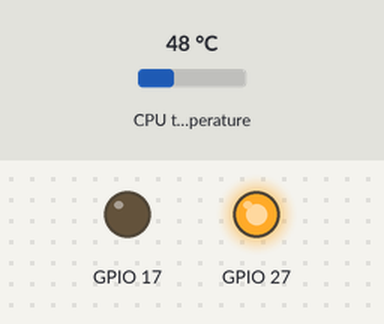
A program run on a simulated Raspberry Pi (BCM pin numbers). Parts: output pins drawn as LEDs (lit = HIGH). The test bench sets the inputs (shaded band); at power-on: CPU temperature 48 °C. The full-screen text the program places in the terminal is not drawn.

Above: at 1.2 s.
1.3 s: CPU temperature set to 64 °C
3.2 s: CPU temperature set to 67 °C
At 4.9 s:
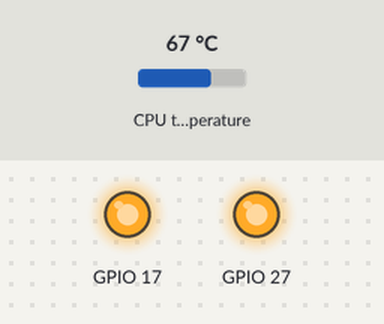
5.5 s: CPU temperature set to 56 °C
7.3 s: CPU temperature set to 53 °C
At 9.0 s:
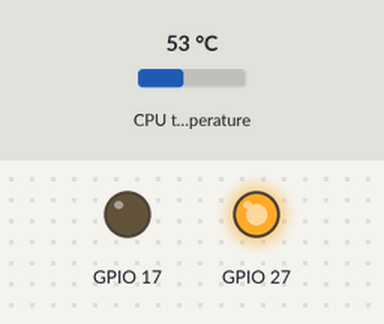
9.6 s: CPU temperature set to 71 °C
At 11.6 s:
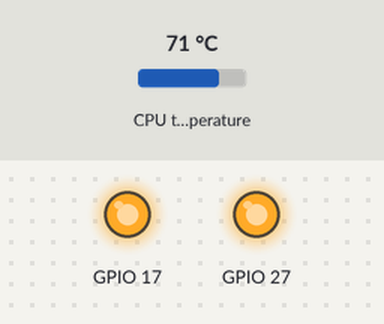
Timing chart, 0 to 12.6 s (numbered marks = the images above; inputs shaded):
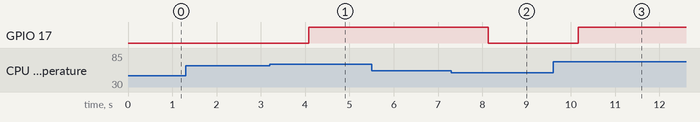

The program:

fan_control.py
```python
def fan_control():
    import subprocess
    import time
    import RPi.GPIO as GPIO
    import json
    import curses

    def update_line(stdscr, text):
        stdscr.addstr(0, 0, text)
        stdscr.refresh()

    stdscr = curses.initscr()
    curses.noecho()  # Disable echoing of input characters
    curses.cbreak()
    with open('config.json') as json_data_file:
        data = json.load(json_data_file)
        on_temp = data['fanControl']['onTemp'] # default 65
        off_temp = data['fanControl']['offTemp'] # default 55
        gpio = data['fanControl']['gpio'] # default 17
        enable = data['fanControl']['enable']
    GPIO.setwarnings(False)
    GPIO.setmode(GPIO.BCM)

    # enabling the motor/enable pins
    GPIO.setup(gpio, GPIO.OUT)
    GPIO.setup(enable, GPIO.OUT)

    # Create a PWM object for the enable pin
    pwm = GPIO.PWM(enable, 100)
    pwm.start(100)
    fan_on = False
    try:
        while True:
            temp = subprocess.check_output("vcgencmd measure_temp", shell=True).decode('utf-8')
            temp_value = float(temp[5:9])

            if temp_value > on_temp:
                fan_on = True
            elif temp_value < off_temp:
                fan_on = False

            if fan_on:
                GPIO.output(gpio, GPIO.HIGH)
                update_line(stdscr, f"Fan on : {temp_value}")
            else:
                GPIO.output(gpio, GPIO.LOW)
                update_line(stdscr, f"Fan off: {temp_value}")

            time.sleep(1)
    except KeyboardInterrupt:
        curses.echo()
        curses.nocbreak()
        curses.endwin()
        print("Program stopped via keyboard interrupt")
    finally:
        # resetting echo
        curses.echo()
        curses.nocbreak()
        curses.endwin()

def get_temp():
    import subprocess
    temp = subprocess.check_output("vcgencmd measure_temp", shell=True).decode('utf-8')
    temp_value = float(temp[5:9])
    return str(temp_value)

if __name__ == "__main__":
    fan_control()
```

Measured:
- the behaviour switches between 65 and 66 °C on CPU temperature (found by bisection; images 0 and 1)
- the behaviour switches between 55 and 54 °C on CPU temperature (found by bisection; images 1 and 2)
- after the input at 1.3 s, every drawn part: stays the same
- after the input at 3.2 s, GPIO 17: LOW → HIGH after 0.88 s
- after the input at 5.5 s, every drawn part: stays the same
- after the input at 7.3 s, GPIO 17: HIGH → LOW after 0.84 s
- after the input at 9.6 s, GPIO 17: LOW → HIGH after 0.57 s
